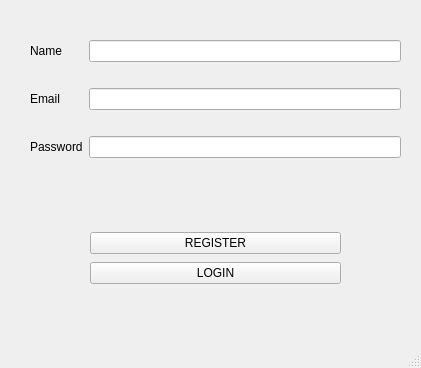
<?xml version="1.0" encoding="UTF-8"?>
<ui version="4.0">
 <class>MainWindow</class>
 <widget class="QMainWindow" name="MainWindow">
  <property name="geometry">
   <rect>
    <x>0</x>
    <y>0</y>
    <width>421</width>
    <height>368</height>
   </rect>
  </property>
  <property name="windowTitle">
   <string>MainWindow</string>
  </property>
  <widget class="QWidget" name="centralwidget">
   <widget class="QWidget" name="layoutWidget">
    <property name="geometry">
     <rect>
      <x>30</x>
      <y>20</y>
      <width>371</width>
      <height>161</height>
     </rect>
    </property>
    <layout class="QGridLayout" name="gridLayout">
     <item row="1" column="1">
      <widget class="QLineEdit" name="EmailTextField"/>
     </item>
     <item row="1" column="0">
      <widget class="QLabel" name="EmailLabel">
       <property name="text">
        <string>Email</string>
       </property>
      </widget>
     </item>
     <item row="2" column="1">
      <widget class="QLineEdit" name="PasswordTextField"/>
     </item>
     <item row="2" column="0">
      <widget class="QLabel" name="PasswordLabel">
       <property name="text">
        <string>Password</string>
       </property>
      </widget>
     </item>
     <item row="0" column="0">
      <widget class="QLabel" name="NameLabel">
       <property name="text">
        <string>Name</string>
       </property>
      </widget>
     </item>
     <item row="0" column="1">
      <widget class="QLineEdit" name="NameTextField"/>
     </item>
    </layout>
   </widget>
   <widget class="QWidget" name="layoutWidget">
    <property name="geometry">
     <rect>
      <x>90</x>
      <y>230</y>
      <width>251</width>
      <height>56</height>
     </rect>
    </property>
    <layout class="QGridLayout" name="gridLayout_2">
     <item row="1" column="0">
      <widget class="QPushButton" name="LoginButton">
       <property name="text">
        <string>LOGIN</string>
       </property>
      </widget>
     </item>
     <item row="0" column="0">
      <widget class="QPushButton" name="RegisterButton">
       <property name="text">
        <string>REGISTER</string>
       </property>
      </widget>
     </item>
    </layout>
   </widget>
  </widget>
  <widget class="QMenuBar" name="menubar">
   <property name="geometry">
    <rect>
     <x>0</x>
     <y>0</y>
     <width>421</width>
     <height>22</height>
    </rect>
   </property>
  </widget>
  <widget class="QStatusBar" name="statusbar"/>
 </widget>
 <resources/>
 <connections/>
</ui>
